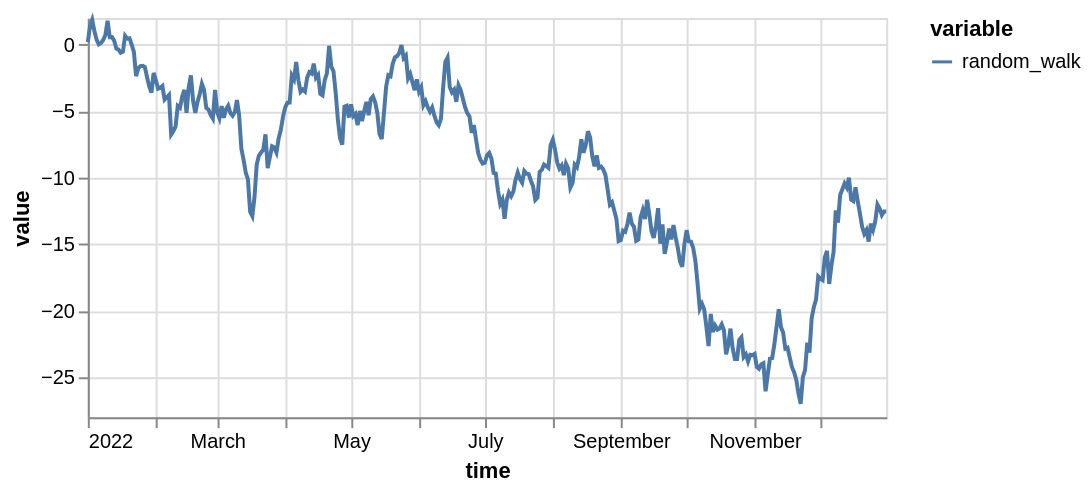

The notebook cell saved with this chart:
### Markdown cell above
---
## Use `TimeSeries` object

### Code cell
ts.plot()

### Figure 1 — Vega specification as saved in the notebook (floating-point values rounded to 4 significant figures; data arrays with more than 128 entries replaced by an {"elided": "..."} marker saying what was removed)
{"$schema": "https://vega.github.io/schema/vega/v5.json", "data": [{"name": "source_0", "values": {"elided": "365 records"}, "transform": [{"type": "formula", "expr": "toDate(datum['time'])", "as": "time"}]}, {"name": "source_0_y_domain_value", "values": [{"min": -26.99, "max": 1.854}]}, {"name": "source_0_color_domain_variable", "values": [{"variable": "random_walk"}]}], "marks": [{"type": "group", "name": "layer_0_pathgroup", "from": {"facet": {"data": "source_0", "name": "faceted_path_layer_0_main", "groupby": ["variable"]}}, "encode": {"update": {"width": {"field": {"signal": null, "datum": null, "group": "width", "parent": null}}, "height": {"field": {"signal": null, "datum": null, "group": "height", "parent": null}}}}, "marks": [{"type": "line", "name": "layer_0_marks", "from": {"data": "faceted_path_layer_0_main"}, "sort": {"field": "x"}, "encode": {"update": {"y": {"field": "value", "scale": "y"}, "stroke": {"field": "variable", "scale": "color"}, "defined": {"signal": "isValid(datum[\"time\"]) && isFinite(+datum[\"time\"]) && isValid(datum[\"value\"]) && isFinite(+datum[\"value\"])"}, "x": {"field": "time", "scale": "x"}}}, "style": ["line"]}]}], "scales": [{"name": "x", "type": "time", "domain": {"data": "source_0", "field": "time"}, "range": [0, {"signal": "width"}]}, {"name": "y", "type": "linear", "domain": [{"signal": "(data(\"source_0_y_domain_value\")[0] || {}).min"}, {"signal": "(data(\"source_0_y_domain_value\")[0] || {}).max"}], "range": [{"signal": "height"}, 0], "nice": true, "zero": true}, {"name": "color", "type": "ordinal", "domain": {"data": "source_0_color_domain_variable", "field": "variable", "sort": true}, "range": "category"}], "axes": [{"scale": "x", "maxExtent": 0, "ticks": false, "gridScale": "y", "minExtent": 0, "tickCount": {"signal": "ceil(width/40)"}, "zindex": 0, "orient": "bottom", "grid": true, "aria": false, "domain": false, "labels": false}, {"scale": "y", "minExtent": 0, "orient": "left", "gridScale": "x", "tickCount": {"signal": "ceil(height/40)"}, "grid": true, "domain": false, "maxExtent": 0, "zindex": 0, "aria": false, "ticks": false, "labels": false}, {"scale": "x", "tickCount": {"signal": "ceil(width/40)"}, "orient": "bottom", "title": "time", "labelFlush": true, "zindex": 0, "grid": false, "labelOverlap": true}, {"scale": "y", "grid": false, "labelOverlap": true, "tickCount": {"signal": "ceil(height/40)"}, "orient": "left", "zindex": 0, "title": "value"}], "width": 400, "legends": [{"stroke": "color", "symbolType": "stroke", "title": "variable"}], "background": "white", "height": 200, "style": "cell", "padding": 5}
